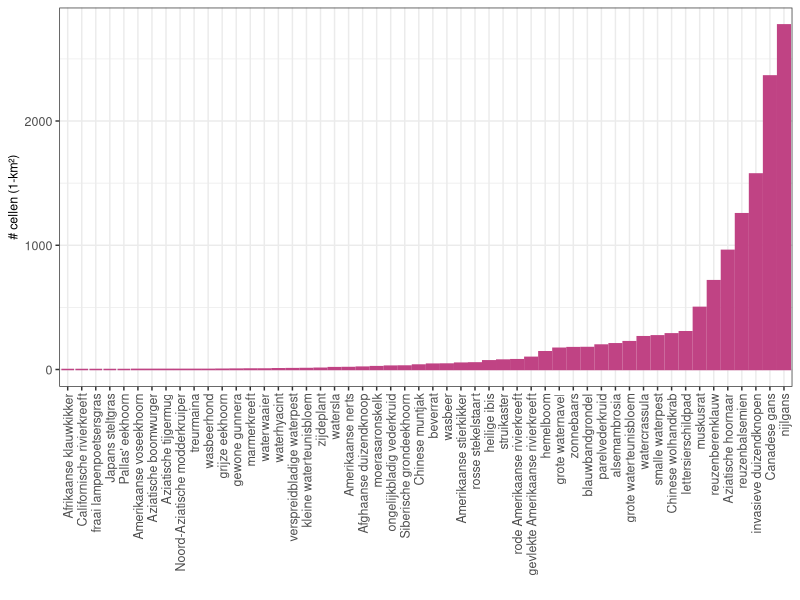

Reproduce this figure in R. (Note: this script raises an error after producing the figure.)
## ---- chunk 1
library(ggplot2)
library(dplyr)
## ---- chunk 2
rm(list=ls())
## ---- chunk 3
data <- read.csv("./data/output/occupancy_Natura2000/occupancy_Natura2000.csv")
abbr <- read.csv("./data/input/prius_species_list_abbreviations.csv", sep = ";")

# Manipulation
data$species[data$species == 'Aziatische hoornaar (soort)'] <- 'Aziatische hoornaar'
## ---- chunk 4
ggplot(data, aes(x = reorder(species, N_occ_in_N2000, sum), y = N_occ_in_N2000)) +
  geom_col(colour = "#c04384", fill = "#c04384") +
  theme_bw() +
  xlab("") + ylab("# cellen (1-km²)") +
  theme(axis.text = element_text(size = 9),
        axis.text.x = element_text(angle = 90, vjust = 0.5, hjust=1),
        axis.title = element_text(size = 9))

ggsave(filename = "./data/output/figures_for_report/grid_cells_N2000.jpeg",
           width = 14, height = 10, units = "cm")
## ---- chunk 5
spor <- c("Amerikaanse nerts",
          "Amerikaanse voseekhoorn",
          "Aziatische boomwurger",
          "Aziatische tijgermug",
          "Californische rivierkreeft",
          "gewone gunnera",
          "grijze eekhoorn",
          "heilige ibis",
          "Noord-Aziatische modderkruiper",
          "Pallas' eekhoorn",
          "treurmaina",
          "wasbeerhond",
          "waterhyacint",
          "watersla",
          "waterwaaier")

sel <- data %>% 
  filter(!species %in% spor)
## ---- chunk 6
sel <- sel %>%
  left_join(abbr, by = c("species" = "soort"))
## ---- chunk 7
ggplot(sel, aes(x = share_in_N2000, y = share_of_N2000)) +
  geom_text(aes(label = abbr)) +
  theme(legend.position="none") +
  xlim(0,1) +
  coord_trans(y="log2") +
  xlab("Proportie van bezette hokken dat in Natura2000 ligt") + ylab("Proportie van Natura2000 met bezette hokken") +
  theme_bw()

ggsave(filename = "./data/output/figures_for_report/share_N2000.jpeg",
           width = 14, height = 10, units = "cm")
